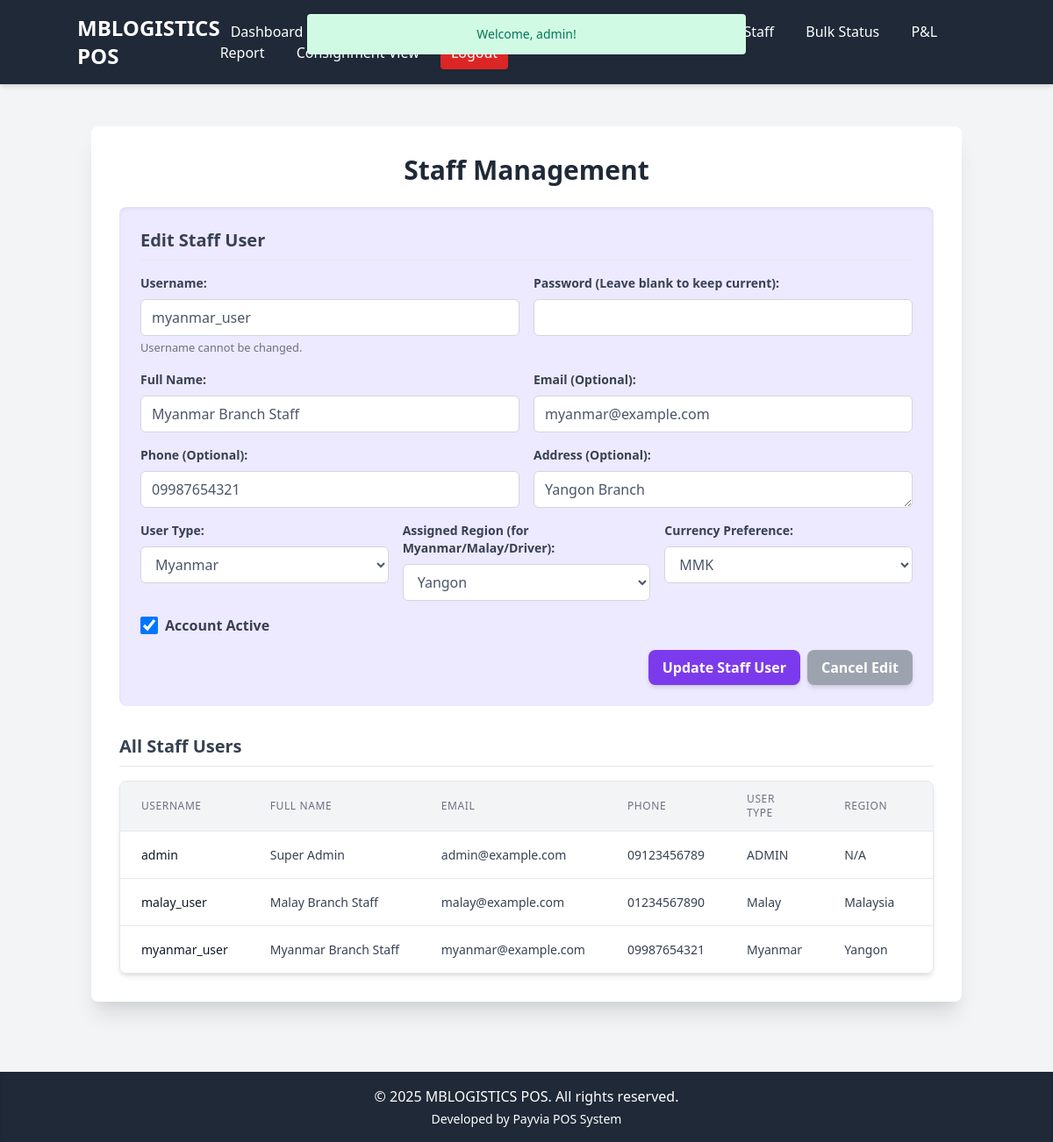
The page /index.php?page=staff_management&action=edit&id=2 (signed in) on the database its author committed.
### tables this page shows
CREATE TABLE `users` (
  `id` INT(11) PRIMARY KEY AUTO_INCREMENT,
  `username` VARCHAR(50) NOT NULL UNIQUE,
  `password` VARCHAR(255) NOT NULL,  
  `email` VARCHAR(100) UNIQUE DEFAULT NULL,
  `phone` VARCHAR(20) UNIQUE DEFAULT NULL,
  `full_name` VARCHAR(100) DEFAULT NULL,
  `address` VARCHAR(255) DEFAULT NULL,
  `user_type` ENUM('ADMIN', 'Myanmar', 'Malay', 'Staff', 'Driver') NOT NULL DEFAULT 'Staff',
  `region_id` INT(11) DEFAULT NULL,  
  `currency_preference` VARCHAR(5) DEFAULT 'MMK',  
  `is_active` TINYINT(1) DEFAULT 1,
  `created_at` TIMESTAMP DEFAULT CURRENT_TIMESTAMP,
  `updated_at` TIMESTAMP DEFAULT CURRENT_TIMESTAMP ON UPDATE CURRENT_TIMESTAMP,
  FOREIGN KEY (`region_id`) REFERENCES `regions`(`id`) ON DELETE SET NULL ON UPDATE CASCADE
);

CREATE TABLE `regions` (
  `id` INT(11) PRIMARY KEY AUTO_INCREMENT,
  `region_name` VARCHAR(100) NOT NULL UNIQUE,
  `prefix` VARCHAR(10) NOT NULL UNIQUE,  
  `price_per_kg` DECIMAL(10,2) DEFAULT 0.00,  
  `current_sequence` INT(11) DEFAULT 0  
);

### staff_management.php (the view, shortened to what this page needs)
<?php
global $connection;
$staff_users = [];
$edit_user = null;
$regions = [];
$stmt_regions = mysqli_query($connection, "SELECT id, region_name FROM regions ORDER BY region_name");
if ($stmt_regions) {
    while ($row = mysqli_fetch_assoc($stmt_regions)) {
        $regions[] = $row;
    }
}
$user_types = ['ADMIN', 'Myanmar', 'Malay', 'Staff', 'Driver'];
$currencies = ['MMK', 'RM', 'BAT', 'SGD'];
if (isset($_GET['action']) && $_GET['action'] === 'edit' && isset($_GET['id'])) {
    $user_id_to_edit = intval($_GET['id']);
    $stmt = mysqli_prepare($connection, "SELECT id, username, full_name, email, phone, address, user_type, region_id, currency_preference, is_active FROM users WHERE id = ?");
    if ($stmt) {
        mysqli_stmt_bind_param($stmt, 'i', $user_id_to_edit);
        mysqli_stmt_execute($stmt);
        $result = mysqli_stmt_get_result($stmt);
        $edit_user = mysqli_fetch_assoc($result);
    } else {
        flash_message('error', 'Database error preparing edit query: ' . mysqli_error($connection));
        redirect('index.php?page=staff_management');
    }
}
$query = "SELECT u.id, u.username, u.full_name, u.email, u.phone, u.user_type, u.is_active, r.region_name
          FROM users u
          LEFT JOIN regions r ON u.region_id = r.id
          ORDER BY u.username ASC";
$result = mysqli_query($connection, $query);
if ($result) {
    while ($row = mysqli_fetch_assoc($result)) {
        $staff_users[] = $row;
    }
} else {
    flash_message('error', 'Error fetching staff users: ' . mysqli_error($connection));
}
?>
<div class="bg-white p-8 rounded-lg shadow-xl w-full max-w-6xl mx-auto my-8">
    <h2 class="text-3xl font-bold text-gray-800 mb-6 text-center">Staff Management</h2>
    <div class="bg-purple-100 p-6 rounded-lg shadow-inner mb-8">
        <h3 class="text-xl font-semibold text-gray-700 mb-4 border-b pb-2">
            <?php echo $edit_user ? 'Edit Staff User' : 'Add New Staff User'; ?>
        </h3>
        <form action="index.php?page=staff_management" method="POST">
            <div class="grid grid-cols-1 md:grid-cols-2 gap-4">
                <div class="mb-4">
                    <label for="username" class="block text-gray-700 text-sm font-semibold mb-2">Username:</label>
                    <input type="text" id="username" name="username" class="form-input"
                           value="<?php echo htmlspecialchars($edit_user['username'] ?? ''); ?>" <?php echo $edit_user ? 'readonly' : 'required'; ?>>
                    <?php if ($edit_user): ?><small class="text-gray-500">Username cannot be changed.</small><?php endif; ?>
                </div>
                <div class="mb-4">
                    <label for="password" class="block text-gray-700 text-sm font-semibold mb-2">Password <?php echo $edit_user ? '(Leave blank to keep current)' : ''; ?>:</label>
                    <input type="password" id="password" name="password" class="form-input" <?php echo $edit_user ? '' : 'required'; ?>>
                </div>
            </div>
            <div class="grid grid-cols-1 md:grid-cols-2 gap-4">
                <div class="mb-4">
                    <label for="full_name" class="block text-gray-700 text-sm font-semibold mb-2">Full Name:</label>
                    <input type="text" id="full_name" name="full_name" class="form-input"
                           value="<?php echo htmlspecialchars($edit_user['full_name'] ?? ''); ?>" required>
                </div>
                <div class="mb-4">
                    <label for="email" class="block text-gray-700 text-sm font-semibold mb-2">Email (Optional):</label>
                    <input type="email" id="email" name="email" class="form-input"
                           value="<?php echo htmlspecialchars($edit_user['email'] ?? ''); ?>">
                </div>
            </div>
            <div class="grid grid-cols-1 md:grid-cols-2 gap-4">
                <div class="mb-4">
                    <label for="phone" class="block text-gray-700 text-sm font-semibold mb-2">Phone (Optional):</label>
                    <input type="text" id="phone" name="phone" class="form-input"
                           value="<?php echo htmlspecialchars($edit_user['phone'] ?? ''); ?>">
                </div>
                <div class="mb-4">
                    <label for="address" class="block text-gray-700 text-sm font-semibold mb-2">Address (Optional):</label>
                    <textarea id="address" name="address" rows="1" class="form-input"><?php echo htmlspecialchars($edit_user['address'] ?? ''); ?></textarea>
                </div>
            </div>
            <div class="grid grid-cols-1 md:grid-cols-3 gap-4">
                <div class="mb-4">
                    <label for="user_type_selected" class="block text-gray-700 text-sm font-semibold mb-2">User Type:</label>
                    <select id="user_type_selected" name="user_type_selected" class="form-select" required>
                        <?php foreach ($user_types as $type): ?>
                            <option value="<?php echo htmlspecialchars($type); ?>"
                                <?php echo (isset($edit_user['user_type']) && $edit_user['user_type'] === $type) ? 'selected' : ''; ?>>
                                <?php echo htmlspecialchars($type); ?>
                            </option>
                        <?php endforeach; ?>
                    </select>
                </div>
                <div class="mb-4">
                    <label for="region_id" class="block text-gray-700 text-sm font-semibold mb-2">Assigned Region (for Myanmar/Malay/Driver):</label>
                    <select id="region_id" name="region_id" class="form-select">
                        <?php foreach ($regions as $region): ?>
                            <option value="<?php echo htmlspecialchars($region['id']); ?>"
                                <?php echo (isset($edit_user['region_id']) && $edit_user['region_id'] == $region['id']) ? 'selected' : ''; ?>>
                                <?php echo htmlspecialchars($region['region_name']); ?>
                            </option>
                        <?php endforeach; ?>
                    </select>
                </div>
                <div class="mb-4">
                    <label for="currency_preference" class="block text-gray-700 text-sm font-semibold mb-2">Currency Preference:</label>
                    <select id="currency_preference" name="currency_preference" class="form-select" required>
                        <?php foreach ($currencies as $curr): ?>
                            <option value="<?php echo htmlspecialchars($curr); ?>"
                                <?php echo (isset($edit_user['currency_preference']) && $edit_user['currency_preference'] === $curr) ? 'selected' : ''; ?>>
                                <?php echo htmlspecialchars($curr); ?>
                            </option>
                        <?php endforeach; ?>
                    </select>
                </div>
            </div>
            <div class="mb-4 flex items-center">
                <input type="checkbox" id="is_active" name="is_active" class="form-checkbox h-5 w-5 text-green-600"
                       <?php echo (isset($edit_user['is_active']) && $edit_user['is_active'] == 1) ? 'checked' : ''; ?>>
                <label for="is_active" class="ml-2 text-gray-700 font-semibold">Account Active</label>
            </div>
            <div class="flex justify-end gap-2">
                <button type="submit" class="bg-purple-600 hover:bg-purple-700 text-white font-semibold py-2 px-4 rounded-lg shadow-md transition duration-300">
                    <?php echo $edit_user ? 'Update Staff User' : 'Add Staff User'; ?>
                </button>
                <?php if ($edit_user): ?>
                    <a href="index.php?page=staff_management" class="bg-gray-400 hover:bg-gray-500 text-white font-semibold py-2 px-4 rounded-lg shadow-md transition duration-300">Cancel Edit</a>
                <?php endif; ?>
            </div>
        </form>
    </div>
    <h3 class="text-xl font-semibold text-gray-700 mb-4 border-b pb-2">All Staff Users</h3>
    <?php if (empty($staff_users)): ?>
        <p class="text-center text-gray-600">No staff users found.</p>
    <?php else: ?>
        <div class="overflow-x-auto rounded-lg shadow-md border border-gray-200">
            <table class="min-w-full divide-y divide-gray-200">
                <thead class="bg-gray-100">
                    <tr>
                        <th class="px-6 py-3 text-left text-xs font-medium text-gray-500 uppercase tracking-wider">Username</th>
                        <th class="px-6 py-3 text-left text-xs font-medium text-gray-500 uppercase tracking-wider">Full Name</th>
                        <th class="px-6 py-3 text-left text-xs font-medium text-gray-500 uppercase tracking-wider">Email</th>
                        <th class="px-6 py-3 text-left text-xs font-medium text-gray-500 uppercase tracking-wider">Phone</th>
                        <th class="px-6 py-3 text-left text-xs font-medium text-gray-500 uppercase tracking-wider">User Type</th>
                        <th class="px-6 py-3 text-left text-xs font-medium text-gray-500 uppercase tracking-wider">Region</th>
                        <th class="px-6 py-3 text-left text-xs font-medium text-gray-500 uppercase tracking-wider">Status</th>
                    </tr>
                </thead>
                <tbody class="bg-white divide-y divide-gray-200">
                    <?php foreach ($staff_users as $user): ?>
                        <tr class="hover:bg-gray-50">
                            <td class="px-6 py-4 whitespace-nowrap text-sm font-medium text-gray-900"><?php echo htmlspecialchars($user['username']); ?></td>
                            <td class="px-6 py-4 whitespace-nowrap text-sm text-gray-700"><?php echo htmlspecialchars($user['full_name']); ?></td>
                            <td class="px-6 py-4 whitespace-nowrap text-sm text-gray-700"><?php echo htmlspecialchars($user['email'] ?: 'N/A'); ?></td>
                            <td class="px-6 py-4 whitespace-nowrap text-sm text-gray-700"><?php echo htmlspecialchars($user['phone'] ?: 'N/A'); ?></td>
                            <td class="px-6 py-4 whitespace-nowrap text-sm text-gray-700"><?php echo htmlspecialchars($user['user_type']); ?></td>
                            <td class="px-6 py-4 whitespace-nowrap text-sm text-gray-700"><?php echo htmlspecialchars($user['region_name'] ?: 'N/A'); ?></td>
                            <td class="px-6 py-4 whitespace-nowrap text-sm">
                            </td>
                        </tr>
                    <?php endforeach; ?>
                </tbody>
            </table>
        </div>
    <?php endif; ?>
</div>

### templates/header.php (style rules this page uses)
.form-input, .form-select, textarea { display: block; width: 100%; padding: 0.5rem 0.75rem; border: 1px solid #d2d6dc; border-radius: 0.375rem; background-color: #fff; color: #4a5568; transition: border-color 0.15s ease-in-out, box-shadow 0.15s ease-in-out; }
.bg-gray-400 { background-color: #9ca3af; }

### rows shown on the page
users: username "myanmar_user", full_name "Myanmar Branch Staff", email "myanmar@example.com", phone "09987654321", address "Yangon Branch", user_type_selected "Myanmar", region_id "Yangon", currency_preference "MMK", is_active "☑", user_type "Myanmar", region.region_name "Yangon"
users: username "admin", full_name "Super Admin", email "admin@example.com", phone "09123456789", user_type "ADMIN", region_name "N/A"
users: username "malay_user", full_name "Malay Branch Staff", email "malay@example.com", phone "01234567890", user_type "Malay", region.region_name "Malaysia"

### other values the page prints
APP_NAME "MBLOGISTICS POS"
$flash['message'] "Welcome, admin!"
